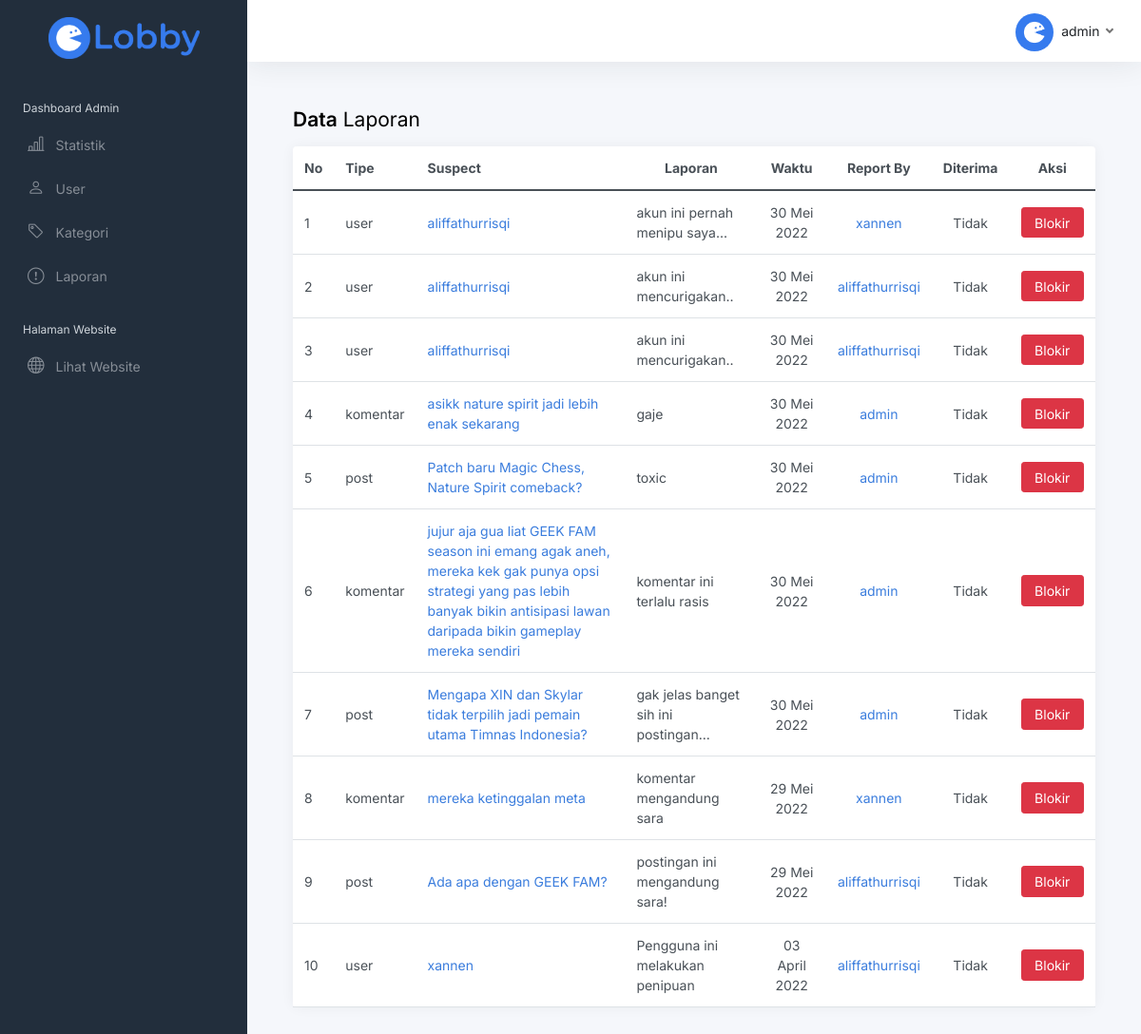
The page /admin/laporan.php (signed in) on the database its author committed.
### tables this page shows
CREATE TABLE `account` (
  `username` varchar(50) NOT NULL,
  `password` varchar(100) NOT NULL,
  `nama` varchar(100) NOT NULL,
  `gender` enum('Laki-Laki','Perempuan') DEFAULT NULL,
  `bio` varchar(250) DEFAULT NULL,
  `photo` varchar(9999) DEFAULT NULL,
  `dibuat` date DEFAULT NULL,
  `blokir` date DEFAULT NULL,
  `akses` enum('admin','user','blokir') NOT NULL,
  PRIMARY KEY (`username`)
);

CREATE TABLE `laporan` (
  `id` int(11) NOT NULL AUTO_INCREMENT,
  `pelapor` text NOT NULL,
  `tipe_laporan` enum('user','post','komentar') NOT NULL,
  `suspect` text NOT NULL,
  `alasan` text NOT NULL,
  `waktu` datetime NOT NULL,
  `konfirmasi` enum('Ya','Tidak') DEFAULT NULL,
  PRIMARY KEY (`id`)
);

CREATE TABLE `komentar` (
  `id` int(11) NOT NULL AUTO_INCREMENT,
  `id_post` int(11) NOT NULL,
  `username` varchar(50) NOT NULL,
  `komentar` text NOT NULL,
  `waktu` datetime DEFAULT NULL,
  `konfirmasi` enum('Ya','Tidak') NOT NULL,
  PRIMARY KEY (`id`)
);

CREATE TABLE `post` (
  `id` int(11) NOT NULL AUTO_INCREMENT,
  `username` varchar(50) NOT NULL,
  `waktu` datetime DEFAULT NULL,
  `konten` text NOT NULL,
  `kategori` varchar(50) NOT NULL,
  `judul` text NOT NULL,
  `konfirmasi` enum('Ya','Tidak') NOT NULL,
  PRIMARY KEY (`id`)
);

### admin/laporan.php (the view, shortened to what this page needs)
<?php
include "../config.php";
$username = $_SESSION['user_log'];
?>
<!DOCTYPE html>
<html lang="en">
<?php
include "php/head.php";
?>
<body>
    <div class="wrapper">
        <?php
        include "php/sidebar.php";
        ?>
        <div class="main">
            <?php
            include "php/navbar.php";
            ?>
            <main class="content">
                <div class="container-fluid p-0">
                    <h1 class="h3 mb-3"><strong>Data</strong> Laporan</h1>
                    <div class="row">
                        <div class="col-12 col-lg-12 col-xxl-12 d-flex">
                            <div class="card flex-fill">
                                <table class="table table-hover my-0 table-admin">
                                    <thead>
                                        <tr>
                                            <th>No</th>
                                            <th class="d-none d-xl-table-cell">Tipe</th>
                                            <th class="d-none d-xl-table-cell">Suspect</th>
                                            <th class="d-none d-md-table-cell text-center">Laporan</th>
                                            <th class="d-none d-md-table-cell text-center">Waktu</th>
                                            <th class="d-none d-md-table-cell text-center">Report By</th>
                                            <th class="d-none d-md-table-cell text-center">Diterima</th>
                                            <th class="d-none d-md-table-cell text-center">Aksi</th>
                                        </tr>
                                    </thead>
                                    <tbody>
                                        <?php
                                        $i = 0;
                                        $datalaporan = mysqli_query(
                                            $conn,
                                            "SELECT id,tipe_laporan,pelapor,suspect,alasan,
                                            DATE_FORMAT(waktu, '%d') AS tgl,
                                            DATE_FORMAT(waktu, '%M') AS bln,
                                            DATE_FORMAT(waktu, '%Y') AS thn,
                                            DATE_FORMAT(waktu, '%d') AS btgl,
                                            DATE_FORMAT(waktu, '%M') AS bbln,
                                            DATE_FORMAT(waktu, '%Y') AS bthn,
                                            konfirmasi
                                            FROM laporan ORDER BY waktu DESC"
                                        );
                                        while ($data = mysqli_fetch_array($datalaporan)) {
                                            $pBln = $data['bln'];
                                            $i++;
                                        ?>
                                            <tr>
                                                <td><?php echo $i ?></td>
                                                <td class="d-none d-xl-table-cell">
                                                    <?php echo $data['tipe_laporan']; ?>
                                                </td>
                                                <td class="text-justify">
                                                    <?php
                                                    if ($data['tipe_laporan'] == "user") {
                                                    ?>
                                                        <a href="../profile.php?id=<?php echo $data['suspect']; ?>"><?php echo $data['suspect']; ?></a>
                                                    <?php
                                                    }
                                                    if ($data['tipe_laporan'] == "post") {
                                                        $judul = $data['suspect'];
                                                        $judul_post = mysqli_query($conn, "SELECT judul FROM post WHERE id = '$judul'");
                                                        $jpost = mysqli_fetch_array($judul_post);
                                                    ?>
                                                        <a href="../discussion.php?id=<?php echo $data['suspect']; ?>"><?php echo $jpost['judul']; ?></a>
                                                    <?php
                                                    }
                                                    if ($data['tipe_laporan'] == "komentar") {
                                                        $id_kom = $data['suspect'];
                                                        $judul_post = mysqli_query($conn, "SELECT komentar.id,komentar.komentar,post.id AS post FROM komentar
                                                        INNER JOIN post ON komentar.id_post = post.id
                                                        WHERE komentar.id = '$id_kom'");
                                                        $jpost = mysqli_fetch_array($judul_post);
                                                    ?>
                                                        <a href="../discussion.php?id=<?php echo $jpost['post']; ?>"><?php echo $jpost['komentar']; ?></a>
                                                    <?php
                                                    }
                                                    ?>
                                                </td>
                                                <td class=" text-justify">
                                                    <?php echo $data['alasan']; ?>
                                                </td>
                                                <td class="text-center">
                                                    <?php echo $data['tgl'] . " " . $pBln . " " . $data['thn']; ?>
                                                </td>
                                                <td class="text-center">
                                                    <a href="../profile.php?id=<?php echo $data['pelapor']; ?>"><?php echo $data['pelapor']; ?></a>
                                                </td>
                                                <td class="text-center">
                                                    <?php echo $data['konfirmasi']; ?>
                                                </td>
                                                <td class="text-center">
                                                    <form method="POST">
                                                        <?php
                                                        if ($data['tipe_laporan'] == "user") {
                                                            if ($data['konfirmasi'] == "Tidak") {
                                                        ?>
                                                                <a class="btn btn-danger" href="laporan_pengguna.php?id=<?php echo $data['suspect']; ?>&laporan=<?php echo $data['id']; ?>">
                                                                    Blokir</a>
                                                            <?php
                                                            } else {
                                                            ?>
                                                                <a class="btn btn-success" href="kembalikan_laporan_pengguna.php?id=<?php echo $data['suspect']; ?>&laporan=<?php echo $data['id']; ?>">
                                                                    Kembalikan</a>
                                                            <?php
                                                            }
                                                        }
                                                        if ($data['tipe_laporan'] == "post") {
                                                            if ($data['konfirmasi'] == "Tidak") {
                                                            ?>
                                                                <a class="btn btn-danger" href="laporan_post.php?id=<?php echo $data['suspect']; ?>&laporan=<?php echo $data['id']; ?>">
                                                                    Blokir</a>
                                                            <?php
                                                            } else {
                                                            ?>
                                                                <a class="btn btn-success" href="kembali_post.php?id=<?php echo $data['suspect']; ?>&laporan=<?php echo $data['id']; ?>">
                                                                    Kembalikan</a>
                                                            <?php
                                                            }
                                                        }
                                                        if ($data['tipe_laporan'] == "komentar") {
                                                            if ($data['konfirmasi'] == "Tidak") {
                                                            ?>
                                                                <a class="btn btn-danger" href="laporan_komentar.php?id=<?php echo $data['suspect']; ?>&laporan=<?php echo $data['id']; ?>">
                                                                    Blokir</a>
                                                            <?php
                                                            } else {
                                                            ?>
                                                                <a class="btn btn-success" href="kembalikan_laporan_komentar.php?id=<?php echo $data['suspect']; ?>&laporan=<?php echo $data['id']; ?>">
                                                                    Kembalikan</a>
                                                        <?php
                                                            }
                                                        }
                                                        ?>
                                                    </form>
                                                </td>
                                            </tr>
                                        <?php
                                        }
                                        ?>
                                    </tbody>
                                </table>
                            </div>
                        </div>
                    </div>
                </div>
            </main>
        </div>
    </div>
</body>

### admin/php/navbar.php (shortened to what this page needs)
<nav class="navbar navbar-expand navbar-light navbar-bg">
    <div class="navbar-collapse collapse">
        <ul class="navbar-nav navbar-align">
            <?php
            if ($_SESSION['user_log'] != NULL) {
                $login = mysqli_query($conn, "SELECT * FROM account WHERE username = '$username'");
                while ($row = mysqli_fetch_array($login)) {
                    $userimg = $row["photo"];
                    if ($userimg == NULL) {
                        $userimg = "default_image.png";
                    }
            ?>
                    <li class="nav-item dropdown">
                        <a class="nav-link dropdown-toggle d-none d-sm-inline-block" data-bs-toggle="dropdown">
                            <img src="img/user/<?php echo $userimg; ?>" class="avatar img-fluid rounded-circle  me-1" alt="<?php echo $row["username"]; ?>" /> <span class="text-dark"><?php echo $row["username"]; ?></span>
                        </a>
                    </li>
                <?php
                }
            }
            ?>
        </ul>
    </div>
</nav>

### rows shown on the page
account: username (placeholder picture), username "admin"
laporan: tipe_laporan "user", suspect "aliffathurrisqi", alasan "akun ini pernah menipu saya...", tgl "30", pBln "Mei", thn "2022", pelapor "xannen", konfirmasi "Tidak"
laporan: tipe_laporan "user", suspect "aliffathurrisqi", alasan "akun ini mencurigakan..", tgl "30", pBln "Mei", thn "2022", pelapor "aliffathurrisqi", konfirmasi "Tidak"
laporan: tipe_laporan "user", suspect "aliffathurrisqi", alasan "akun ini mencurigakan..", tgl "30", pBln "Mei", thn "2022", pelapor "aliffathurrisqi", konfirmasi "Tidak"
laporan: tipe_laporan "komentar", komentar.komentar "asikk nature spirit jadi lebih enak sekarang", alasan "gaje", tgl "30", pBln "Mei", thn "2022", pelapor "admin", konfirmasi "Tidak"
laporan: tipe_laporan "post", post.judul "Patch baru Magic Chess, Nature Spirit comeback?", alasan "toxic", tgl "30", pBln "Mei", thn "2022", pelapor "admin", konfirmasi "Tidak"
laporan: tipe_laporan "komentar", komentar.komentar "jujur aja gua liat GEEK FAM season ini emang agak aneh, mereka kek gak punya opsi strategi yang pas lebih banyak bikin antisipasi lawan daripada bikin gameplay mereka sendiri", alasan "komentar ini terlalu rasis", tgl "30", pBln "Mei", thn "2022", pelapor "admin", konfirmasi "Tidak"
laporan: tipe_laporan "post", post.judul "Mengapa XIN dan Skylar tidak terpilih jadi pemain utama Timnas Indonesia?", alasan "gak jelas banget sih ini postingan...", tgl "30", pBln "Mei", thn "2022", pelapor "admin", konfirmasi "Tidak"
laporan: tipe_laporan "komentar", komentar.komentar "mereka ketinggalan meta", alasan "komentar mengandung sara", tgl "29", pBln "Mei", thn "2022", pelapor "xannen", konfirmasi "Tidak"
laporan: tipe_laporan "post", post.judul "Ada apa dengan GEEK FAM?", alasan "postingan ini mengandung sara!", tgl "29", pBln "Mei", thn "2022", pelapor "aliffathurrisqi", konfirmasi "Tidak"
laporan: tipe_laporan "user", suspect "xannen", alasan "Pengguna ini melakukan penipuan", tgl "03", pBln "April", thn "2022", pelapor "aliffathurrisqi", konfirmasi "Tidak"
